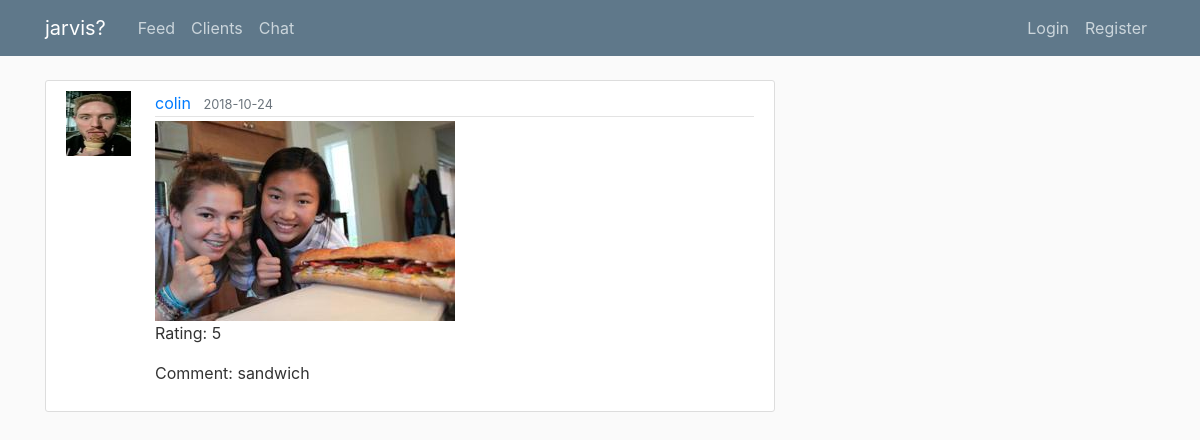
Screenshot of /user/image/colin/43d9301af00ac13b.jpg with the database file from the repository.
### flaskblog/models.py (models this page shows, shortened)
class User(db.Model, UserMixin, Base):
	id = db.Column(db.Integer, primary_key=True)
	username = db.Column(db.String(20), unique=True, nullable=False)
	email = db.Column(db.String(120), unique=True, nullable=False)
	image_file=db.Column(db.String(20), nullable=False, default='default.jpg')
	password = db.Column(db.String(60), nullable=False)
	messages=db.relationship('Message',backref='author',lazy=True)
	coach_id = db.Column(db.Integer, db.ForeignKey('user.id'))
	clients = db.relationship("User", backref=db.backref('coach', remote_side=[id]))
	is_client=db.Column(db.Boolean, default=False)
	images=db.relationship('Image', backref='client',lazy=True)

class Image(db.Model):
	id = db.Column(db.Integer, primary_key=True)
	client_id=db.Column(db.Integer, db.ForeignKey('user.id'), nullable=False)
	date_posted = db.Column(db.DateTime, nullable=False, default=datetime.utcnow)
	image_file=db.Column(db.String(20), nullable=False, default='default.jpg')
	comment=db.Column(db.String(500), nullable=True)
	rating=db.Column(db.Integer, nullable=True)

### flaskblog/clients/routes.py (the view)
@clients.route("/user/image/<string:username>/<string:image_file>")
def image(username, image_file):
	client=User.query.filter_by(username=username).first_or_404()
	image=Image.query.filter_by(image_file=image_file).first_or_404()
	return render_template('image.html', image=image, client=client)

### flaskblog/templates/image.html
{% extends "layout.html" %}
{% block content %}
  <article class="media content-section">
    <a class="mr-2" href="{{ url_for('clients.client_log', username=client.username )}}"><img class="article-img" src="{{ url_for('static', filename='profile_pics/' + client.image_file) }}"></a>
    <div class="media-body">
      <div class="article-metadata">
        <a class="mr-2" href="{{ url_for('clients.client_log', username=client.username )}}">{{ client.username }}</a>
        <small class="text-muted">{{ image.date_posted.strftime('%Y-%m-%d') }}</small>
      </div>
        <img class="" src="{{ url_for('static', filename=client.username + '/' + image.image_file) }}">
        <p>Rating: {{image.rating}}</p>
        <p>Comment: {{image.comment}}</p>
    </div>
  </article>
{% endblock content %}

### flaskblog/static/main.css (style rules this page uses)
body { background: #fafafa; color: #333333; margin-top: 5rem; }
.content-section { background: #ffffff; padding: 10px 20px; border: 1px solid #dddddd; border-radius: 3px; margin-bottom: 20px; }
.article-img { height: 65px; width: 65px; margin-right: 16px; }
.article-metadata { padding-bottom: 1px; margin-bottom: 4px; border-bottom: 1px solid #e3e3e3 }

### rows the page displays
User: image_file (picture), username "colin", username.image_file (picture)
Image: date_posted "2018-10-24", rating "5", comment "sandwich"
